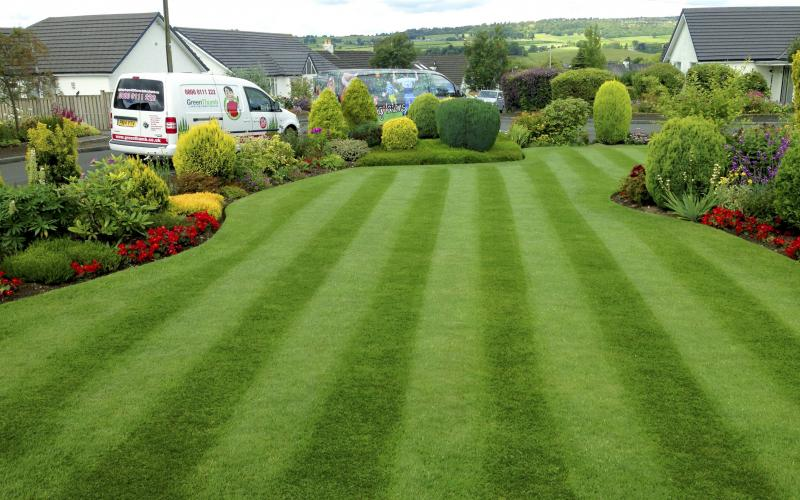
#> input picture lawn.jpg, 800 x 500 px
$ python jpg_contour_lawn.py
#> lines starting #> are read from the running program, lines starting #| are printed output that depends on the picture; after the words box and inside, x2 and y2 are one past the last pixel; in counts of white or black regions, pixels touching at a corner belong together
import numpy as np
import cv2

img = cv2.imread('lawn.jpg')
#> img is the input picture: shape (500, 800, 3); mean B, G, R 69.6, 133.4, 111.5
height, width, channels = img.shape
#> height = 500; width = 800; channels = 3
roi = img[int(height/4):height, 0:width]
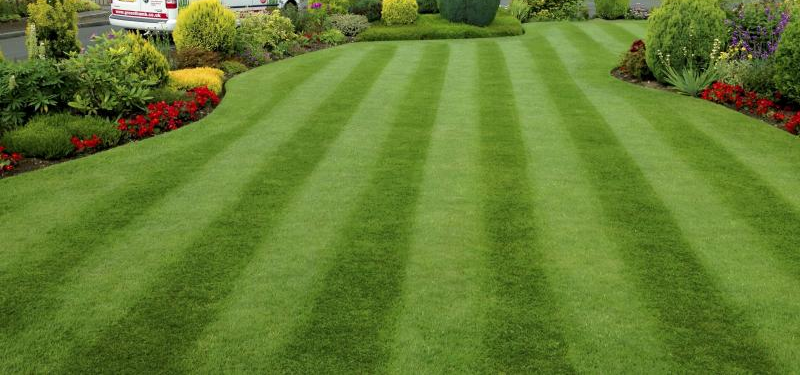
#> roi: shape (375, 800, 3); mean B, G, R 47.5, 125, 99.1
cv2.imshow('ROI', roi)

gray = cv2.cvtColor(roi,cv2.COLOR_BGR2GRAY)
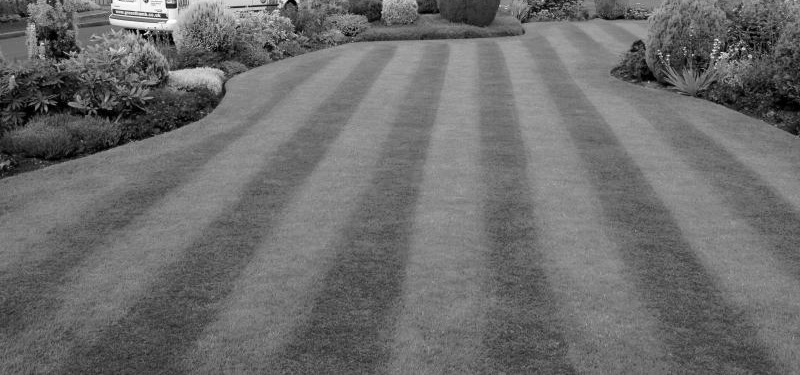
#> gray: shape (375, 800); min 0, max 255, mean 108.4
blur = cv2.GaussianBlur(gray, (5,5), 0)
edge = cv2.Canny(blur, 20, 160)
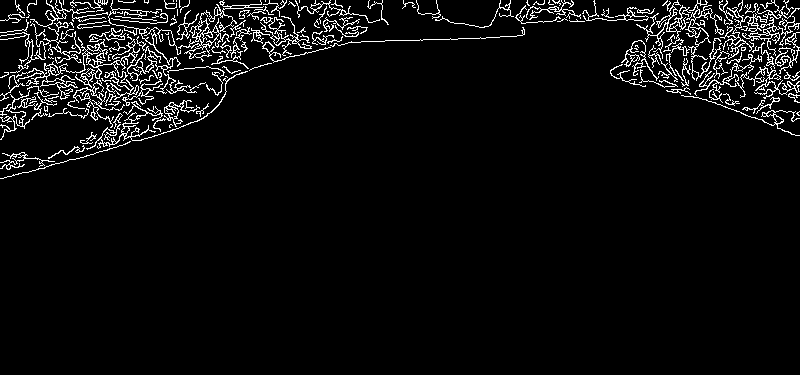
#> edge: shape (375, 800); 5% white in thin lines or dots, all inside (x1, y1, x2, y2) = (0, 0, 800, 179)
(cnts, hierarchy) = cv2.findContours(edge,cv2.RETR_EXTERNAL,cv2.CHAIN_APPROX_SIMPLE)
#> cnts = 164 contours, 122 with area under 20; largest, box (x1, y1, x2, y2) and area: (16, 37, 140, 100) 766, (178, 0, 264, 62) 739, (636, 0, 691, 59) 247, (108, 0, 199, 94) 247, (775, 32, 800, 74) 246

cv2.drawContours(roi, cnts, -1, (0,255,0), 1)
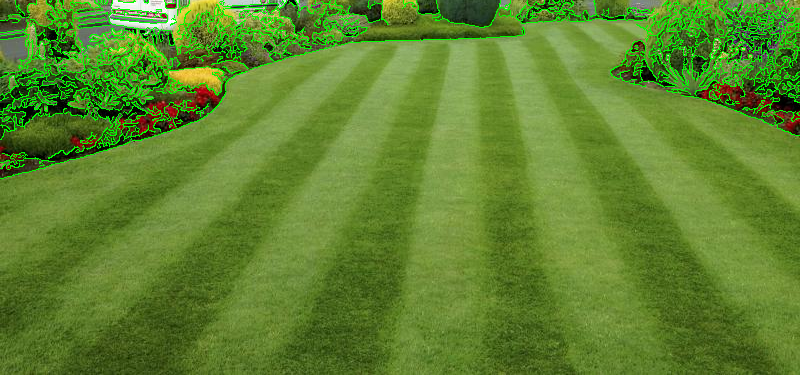
#> roi: shape (375, 800, 3); 4.79% of pixels changed, all inside (x1, y1, x2, y2) = (0, 0, 800, 179)
cv2.imshow("contours", roi)

cv2.waitKey(0)
cv2.destroyAllWindows()

$ run again, with balls-red-blue-yellow-green.jpg copied over lawn.jpg
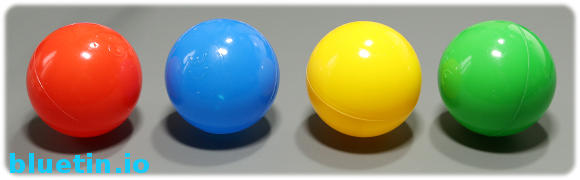
#> input picture balls-red-blue-yellow-green.jpg, 580 x 180 px
#> img is the input picture: shape (180, 580, 3); mean B, G, R 118.7, 145.9, 142.4
#> `edge = cv2.Canny(blur, 20, 160)`:
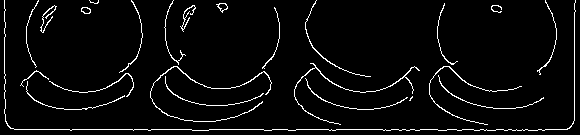
#> edge: shape (135, 580); 4.2% white in thin lines or dots
#> cnts = 24 contours, 13 with area under 20; largest, box (x1, y1, x2, y2) and area: (150, 66, 272, 122) 70, (294, 63, 420, 125) 70, (216, 3, 228, 13) 56, (81, 7, 91, 14) 46, (429, 66, 522, 125) 38
#> `cv2.drawContours(roi, cnts, -1, (0,255,0), 1)`:
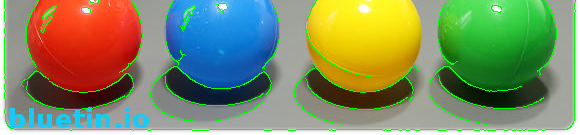
#> roi: shape (135, 580, 3); mean B, G, R 101.7, 141.5, 128.1
